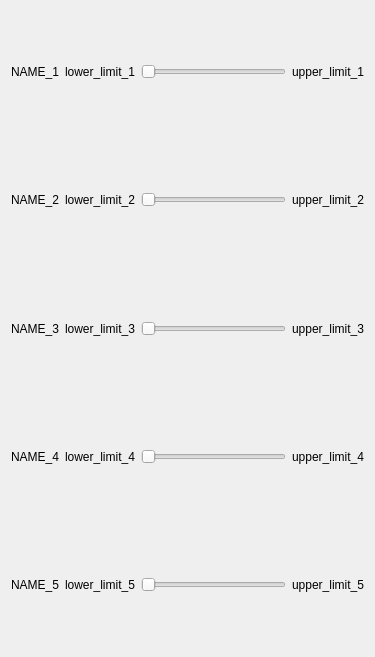
<?xml version="1.0" encoding="UTF-8"?>
<ui version="4.0">
 <class>Control_panel</class>
 <widget class="QDialog" name="Control_panel">
  <property name="geometry">
   <rect>
    <x>0</x>
    <y>0</y>
    <width>375</width>
    <height>657</height>
   </rect>
  </property>
  <property name="windowTitle">
   <string>Dialog</string>
  </property>
  <layout class="QVBoxLayout" name="verticalLayout_2">
   <item>
    <layout class="QVBoxLayout" name="verticalLayout">
     <item>
      <layout class="QHBoxLayout" name="horizontalLayout_2">
       <item>
        <layout class="QHBoxLayout" name="horizontalLayout">
         <item>
          <widget class="QLabel" name="NAME_1">
           <property name="text">
            <string>NAME_1</string>
           </property>
          </widget>
         </item>
         <item>
          <widget class="QLabel" name="lower_limit_1">
           <property name="text">
            <string>lower_limit_1</string>
           </property>
          </widget>
         </item>
         <item>
          <widget class="QSlider" name="horizontalSlider_1">
           <property name="orientation">
            <enum>Qt::Horizontal</enum>
           </property>
          </widget>
         </item>
        </layout>
       </item>
       <item>
        <widget class="QLabel" name="upper_limit_1">
         <property name="text">
          <string>upper_limit_1</string>
         </property>
        </widget>
       </item>
      </layout>
     </item>
     <item>
      <layout class="QHBoxLayout" name="horizontalLayout_5">
       <item>
        <layout class="QHBoxLayout" name="horizontalLayout_6">
         <item>
          <widget class="QLabel" name="NAME_2">
           <property name="text">
            <string>NAME_2</string>
           </property>
          </widget>
         </item>
         <item>
          <widget class="QLabel" name="lower_limit_2">
           <property name="text">
            <string>lower_limit_2</string>
           </property>
          </widget>
         </item>
         <item>
          <widget class="QSlider" name="horizontalSlider_2">
           <property name="orientation">
            <enum>Qt::Horizontal</enum>
           </property>
          </widget>
         </item>
         <item>
          <widget class="QLabel" name="upper_limit_2">
           <property name="text">
            <string>upper_limit_2</string>
           </property>
          </widget>
         </item>
        </layout>
       </item>
      </layout>
     </item>
     <item>
      <layout class="QHBoxLayout" name="horizontalLayout_7">
       <item>
        <layout class="QHBoxLayout" name="horizontalLayout_8">
         <item>
          <widget class="QLabel" name="NAME_3">
           <property name="text">
            <string>NAME_3</string>
           </property>
          </widget>
         </item>
         <item>
          <widget class="QLabel" name="lower_limit_3">
           <property name="text">
            <string>lower_limit_3</string>
           </property>
          </widget>
         </item>
        </layout>
       </item>
       <item>
        <widget class="QSlider" name="horizontalSlider_3">
         <property name="orientation">
          <enum>Qt::Horizontal</enum>
         </property>
        </widget>
       </item>
       <item>
        <widget class="QLabel" name="upper_limit_3">
         <property name="text">
          <string>upper_limit_3</string>
         </property>
        </widget>
       </item>
      </layout>
     </item>
     <item>
      <layout class="QHBoxLayout" name="horizontalLayout_9">
       <item>
        <layout class="QHBoxLayout" name="horizontalLayout_10">
         <item>
          <widget class="QLabel" name="NAME_4">
           <property name="text">
            <string>NAME_4</string>
           </property>
          </widget>
         </item>
         <item>
          <widget class="QLabel" name="lower_limit_4">
           <property name="text">
            <string>lower_limit_4</string>
           </property>
          </widget>
         </item>
         <item>
          <widget class="QSlider" name="horizontalSlider_4">
           <property name="orientation">
            <enum>Qt::Horizontal</enum>
           </property>
          </widget>
         </item>
        </layout>
       </item>
       <item>
        <widget class="QLabel" name="upper_limit_4">
         <property name="text">
          <string>upper_limit_4</string>
         </property>
        </widget>
       </item>
      </layout>
     </item>
     <item>
      <layout class="QHBoxLayout" name="horizontalLayout_3">
       <item>
        <layout class="QHBoxLayout" name="horizontalLayout_4">
         <item>
          <widget class="QLabel" name="NAME_5">
           <property name="text">
            <string>NAME_5</string>
           </property>
          </widget>
         </item>
         <item>
          <widget class="QLabel" name="lower_limit_5">
           <property name="text">
            <string>lower_limit_5</string>
           </property>
          </widget>
         </item>
         <item>
          <widget class="QSlider" name="horizontalSlider_5">
           <property name="orientation">
            <enum>Qt::Horizontal</enum>
           </property>
          </widget>
         </item>
         <item>
          <widget class="QLabel" name="label_6">
           <property name="text">
            <string>upper_limit_5</string>
           </property>
          </widget>
         </item>
        </layout>
       </item>
      </layout>
     </item>
    </layout>
   </item>
  </layout>
 </widget>
 <resources/>
 <connections/>
</ui>
